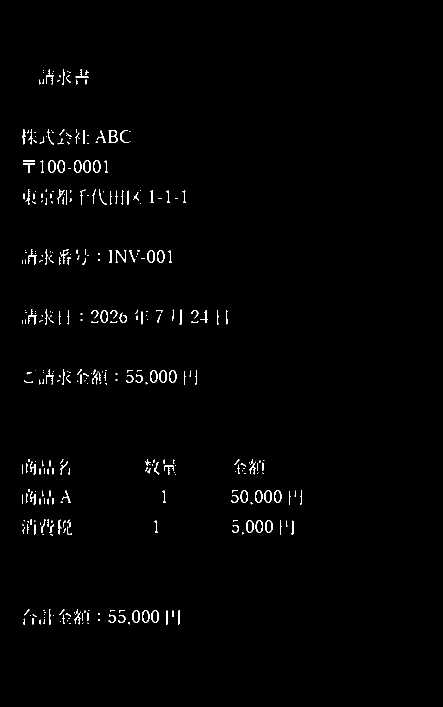
#> input picture debug.png, 886 x 1414 px (shown at 1/2 size)
$ python -i preprocess.py   (imports and definitions only)
#> lines starting #> are read from the running program, lines starting #| are printed output that depends on the picture; after the words box and inside, x2 and y2 are one past the last pixel; in counts of white or black regions, pixels touching at a corner belong together
#> further down, picture is the input picture: PIL image 886x1414 L; 1.1% white in thin lines or dots, all inside (x1, y1, x2, y2) = (44, 139, 604, 1249)
from PIL import Image, ImageFilter


def preprocess_image(image):

    # グレースケール
    image = image.convert("L")

     # 画像拡大
    image = image.resize((image.width * 2, image.height * 2))
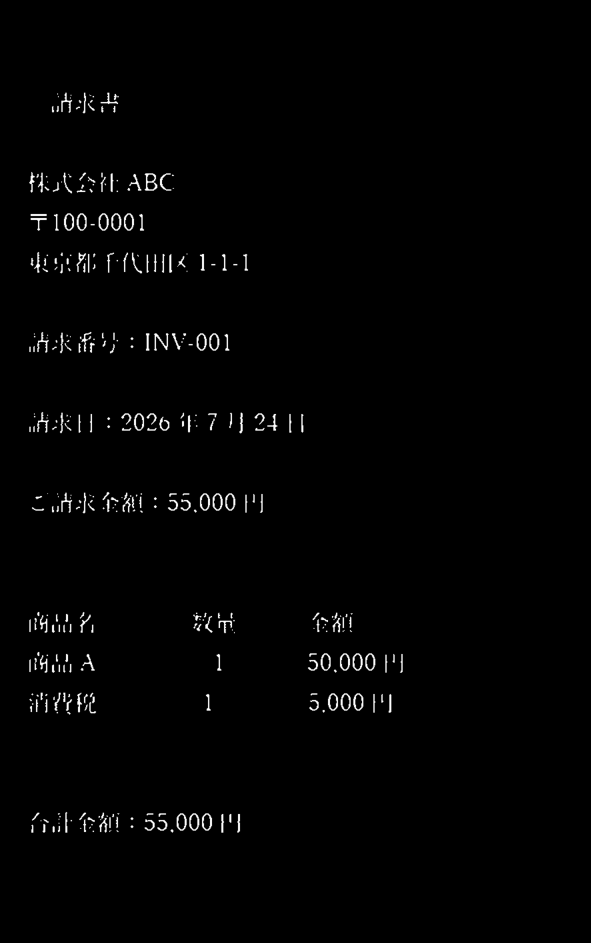
#> image: PIL image 1772x2828 L (shown at 1/3 size); min 0, max 255, mean 2.9

    # 二値化
    image = image.point(lambda  x: 0 if x < 180 else 255)
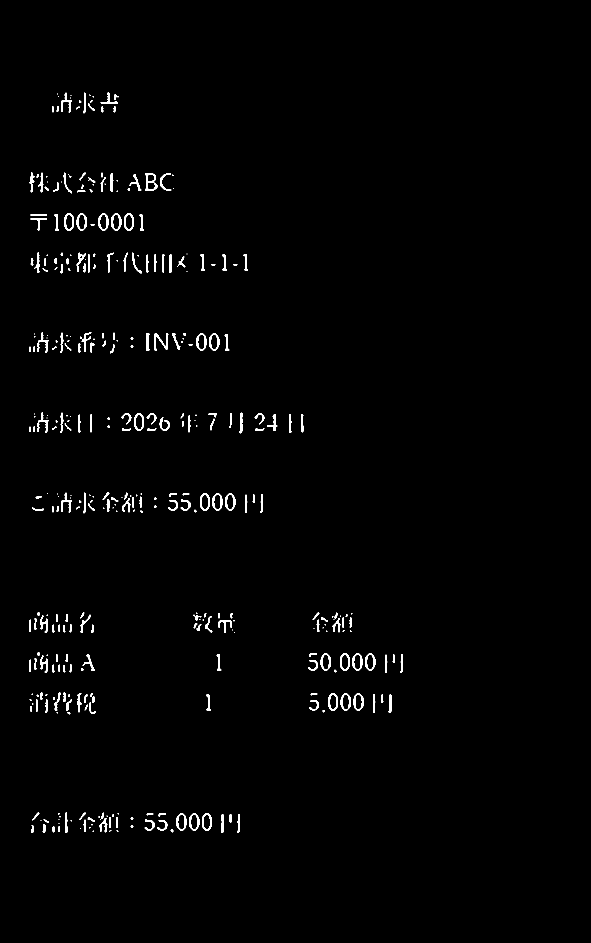
#> image: PIL image 1772x2828 L (shown at 1/3 size); 1% white; 364 white regions (97 under 20 px), largest, box (x1, y1, x2, y2) and area: (435, 520, 472, 572) 737, (463, 1000, 505, 1052) 665, (192, 640, 222, 692) 562

    # ノイズ除去
    image = image.filter(ImageFilter.MedianFilter())
#> image: PIL image 1772x2828 L; 1% white; 339 white regions (68 under 20 px), largest, box (x1, y1, x2, y2) and area: (435, 520, 472, 572) 737, (463, 1000, 505, 1052) 668, (192, 640, 222, 692) 562


    return image

>>> from PIL import Image
>>> picture = Image.open('../debug.png')
>>> result = preprocess_image(picture)
